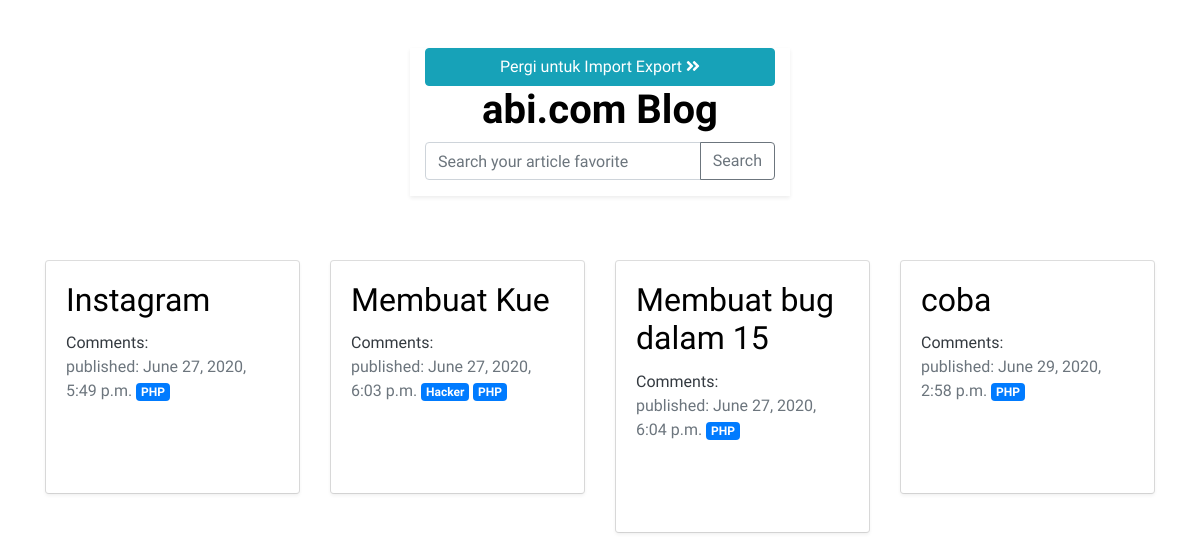
The page /tag/PHP/ on the database as committed earlier.
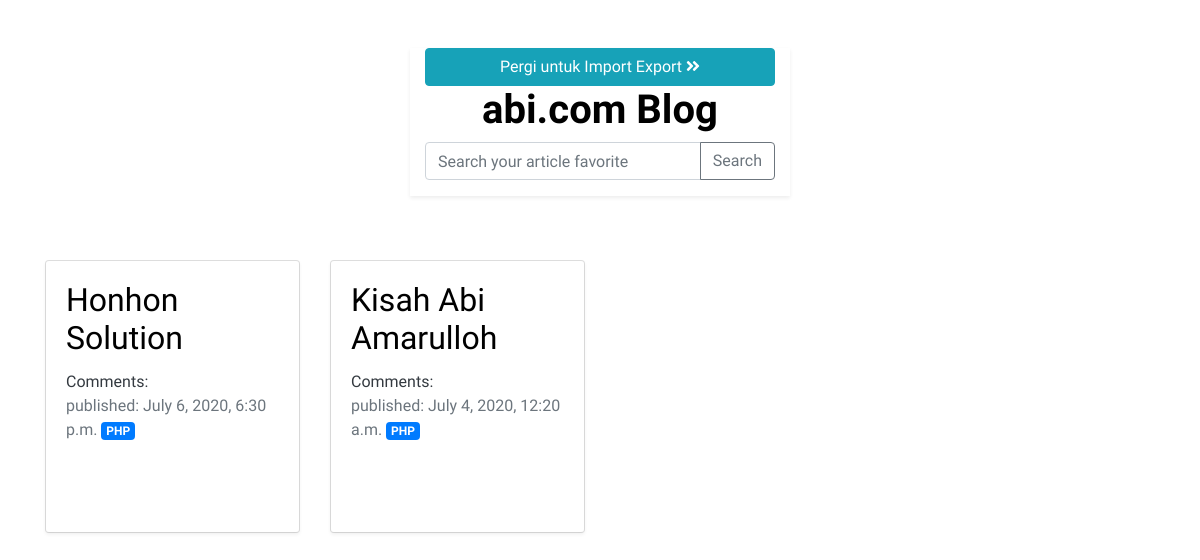
The same page on the database as committed later.
### blog/models.py (models this page shows, shortened)
class Post(models.Model):
    author = models.ForeignKey(settings.AUTH_USER_MODEL, on_delete=models.CASCADE)
    title = models.CharField(max_length=200)
    text = models.TextField()
    tags = models.ManyToManyField(Tag)
    created_date = models.DateTimeField(default=timezone.now)
    published_date = models.DateTimeField(blank=True, null=True)

class Tag(models.Model):
    title = models.CharField(max_length=200)
    created_date = models.DateTimeField(default=timezone.now)
    published_date = models.DateTimeField(blank=True, null=True)

### blog/views.py (the view)
# urls.py: path('tag/<str:pktitle>/', views.tag_post_list, name='tag_post_list'),
def tag_post_list(request, pktitle):
    posts = Post.objects.filter(tags__title__startswith=pktitle)
    return render(request, 'blog/post_list.html', {'posts': posts})

### blog/templates/blog/post_list.html (shortened to what this page needs)
{% extends 'blog/base.html' %}
{% block content %}
    {% for post in posts %}
    <div class="col-md-3 my-3">
        <div class="card">
            <div class="card-body shadow-sm">
                <div class="post ">
                    <h2 class="card-title"><a href="{% url 'post_detail' pk=post.pk %}">{{ post.title }}</a></h2>
                    <a href="{% url 'post_detail' pk=post.pk %}" class="text-dark d-block">Comments: {{ post.approved_comments.count }}</a>
                    <span class="text-muted">published: {{ post.published_date }}</span>
                    {% for tag in post.tags.all %}
                        <a href="{% url 'tag_post_list' pktitle=tag.title %}" class="badge badge-primary">{{tag.title}}</a>
                    {% endfor %}
                </div>
            </div>
        </div>
    </div>
    {% endfor %}
{% endblock %}

Rows that differ between the two databases and show on the page:
removed Post: title "Instagram", published_date "June 27, 2020, 5:49 p.m.", Tag (title "PHP")
removed Post: title "Membuat Kue", published_date "June 27, 2020, 6:03 p.m.", Tag (title "PHP")
no longer on this page (row unchanged): Tag: title "Hacker", shown under "Membuat Kue"
removed Post: title "Membuat bug dalam 15", published_date "June 27, 2020, 6:04 p.m.", Tag (title "PHP")
removed Post: title "coba", published_date "June 29, 2020, 2:58 p.m.", Tag (title "PHP")
added Post: title "Honhon Solution", published_date "July 6, 2020, 6:30 p.m.", Tag (title "PHP")
added Post: title "Kisah Abi Amarulloh", published_date "July 4, 2020, 12:20 a.m.", Tag (title "PHP")
